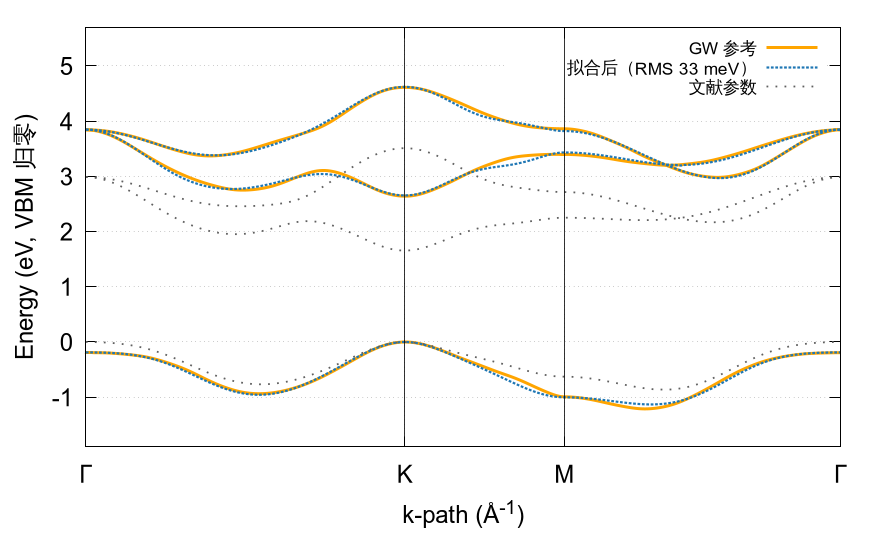

gnuplot code for this plot:
# 文档 §5.3 用图：GW 参考能带与拟合后的三能带模型
# 数据：data/gw_fit_bands.dat（col2-4 GW 参考，col5-7 TB 初值，col8-10 TB 拟合）
if (!exists("MODE")) MODE = 1
OUTFILE = "doc/fig/fig_fit.png"
if (!exists("GTERM")) GTERM = "pngcairo"

if (MODE == 1) {
  set terminal @GTERM font "Arial,18" size 880,560 enhanced
  set output OUTFILE
  print "MODE = 1 -> 输出 ", OUTFILE
} else {
  set terminal qt persist font "Arial,18" size 880,560 enhanced
  print "MODE = 0 -> 弹出 Qt 窗口"
}

stats "data/gw_fit_bands.dat" using 2 nooutput; gw_vbm   = STATS_max
stats "data/gw_fit_bands.dat" using 5 nooutput; init_vbm = STATS_max
stats "data/gw_fit_bands.dat" using 8 nooutput; fit_vbm  = STATS_max

KX = 1.31633
MX = 1.97450
GX = 3.11448

set xlabel "k-path (Å^{-1})"
set ylabel "Energy (eV, VBM 归零)"
set xrange [0:GX]
set yrange [-1.9:5.7]
set grid
set xtics ("Γ" 0, "K" KX, "M" MX, "Γ" GX)
set arrow from KX, graph 0 to KX, graph 1 nohead lc rgb "black" lw 0.8 front
set arrow from MX, graph 0 to MX, graph 1 nohead lc rgb "black" lw 0.8 front
set key top right font "Arial,13"
set dashtype 2 (5,3)

plot "data/gw_fit_bands.dat" using 1:($2-gw_vbm) w l lc "orange" lw 3   title "GW 参考", \
     "data/gw_fit_bands.dat" using 1:($3-gw_vbm) w l lc "orange" lw 3   notitle, \
     "data/gw_fit_bands.dat" using 1:($4-gw_vbm) w l lc "orange" lw 3   notitle, \
     "data/gw_fit_bands.dat" using 1:($8-fit_vbm) w l lc "#1f77b4" lw 2.2 dt 2 title "拟合后（RMS 33 meV）", \
     "data/gw_fit_bands.dat" using 1:($9-fit_vbm) w l lc "#1f77b4" lw 2.2 dt 2 notitle, \
     "data/gw_fit_bands.dat" using 1:($10-fit_vbm) w l lc "#1f77b4" lw 2.2 dt 2 notitle, \
     "data/gw_fit_bands.dat" using 1:($5-init_vbm) w l lc rgb "#606060" lw 1.8 dt 3 title "文献参数", \
     "data/gw_fit_bands.dat" using 1:($6-init_vbm) w l lc rgb "#606060" lw 1.8 dt 3 notitle, \
     "data/gw_fit_bands.dat" using 1:($7-init_vbm) w l lc rgb "#606060" lw 1.8 dt 3 notitle
